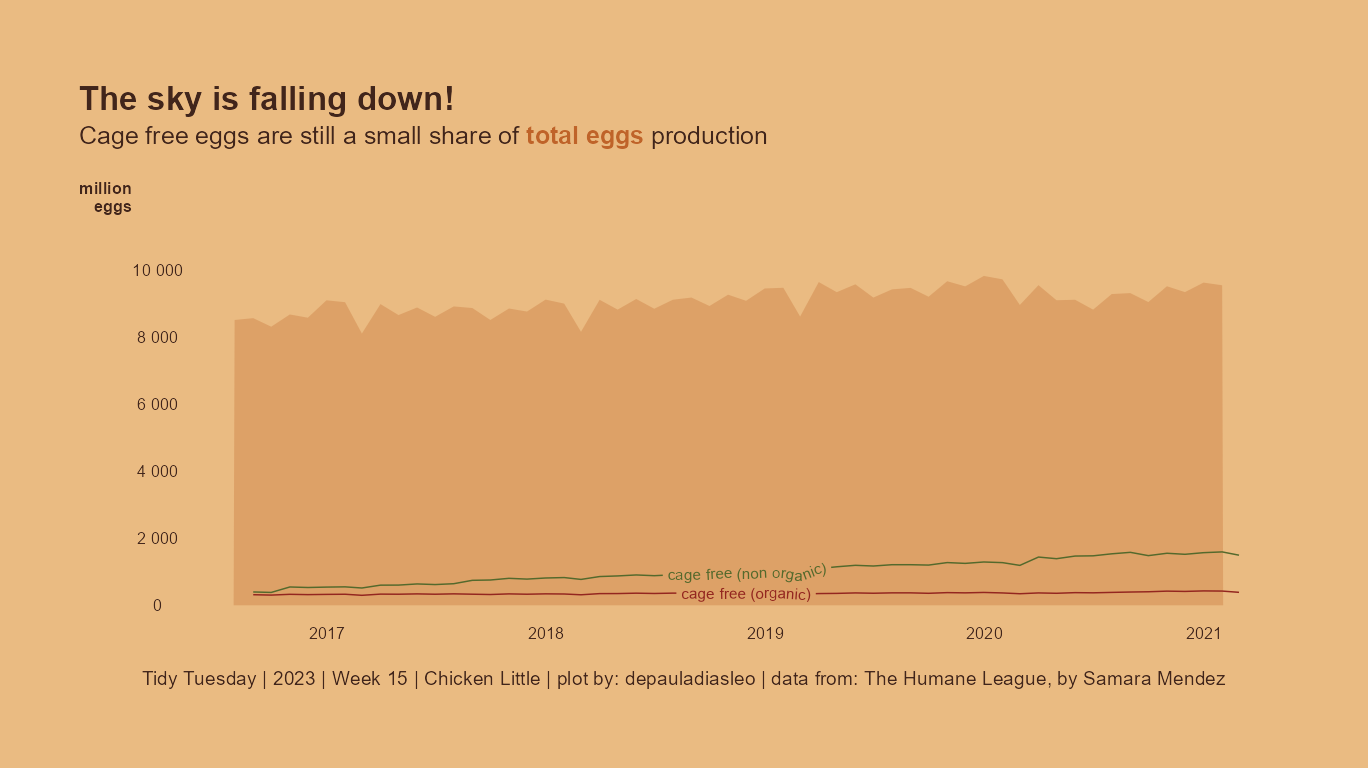

Here is the R script that generated this plot:
# Título: Tidy Tuesday | 2023 | Week 15 | Eggs
# Script por: @depauladiasleo
# Última atualização: julho de 2023


# Descrição:


# Preparação -------------------------------------------------------------------



## Bibliotecas -----------------------------------------------------------------


library(tidyverse)
library(tidytuesdayR)
library(ggtext)
library(geomtextpath)


# Importação de dados ----------------------------------------------------------


tuesdata <- tt_load(2023, week = 15)


df_egg <- tuesdata$`egg-production` |> 
  janitor::clean_names()


# Faxina de dados --------------------------------------------------------------


df_tidy <- 
  df_egg |> 
  select(!source) |> 
  group_by(observed_month, prod_process) |> 
  summarize(sum_hens = sum(n_hens),
            sum_eggs = sum(n_eggs)) 

# Visualização -----------------------------------------------------------------


## Texto -----------------------------------------------------------------------


titles <- list(title = "The sky is falling down!",
               subtitle = "Cage free eggs are still a small share of <span style='color:#bf6329'><b>total eggs</span></b> production",
               caption = "Tidy Tuesday | 2023 | Week 15 | Chicken Little | plot by: depauladiasleo | data from: The Humane League, by Samara Mendez")



## Paleta de cores -------------------------------------------------------------


color1 <- "#54692c"

color2 <- "#93261f"

color3 <- "#41251b"

color4 <- "#bf6329"

color5 <- "#eabb82"


palette <- c(color1, color2)


## Fontes ----------------------------------------------------------------------



## Gráfico ---------------------------------------------------------------------


df_tidy |> 
  ggplot() +
  geom_area(data = df_tidy |> 
              filter(prod_process == "all"),
            aes(x = observed_month,
                y = sum_eggs/1000000),
            fill = color4,
            alpha = 0.3) +
  geomtextpath::geom_textline(data = df_tidy |> 
                                 filter(prod_process != "all"),
                               aes(x = observed_month,
                                   y = sum_eggs/1000000,
                                   color = prod_process,
                                   label = prod_process)) +
  scale_color_manual(values = palette) +
  scale_y_continuous(limits = c(0, 12000),
                     breaks = c(0, 2000, 4000, 6000, 8000, 10000),
                     labels = scales::label_number()) +
  theme_void() +
  theme(
    plot.background = element_rect(fill = color5,
                                   color = color5),
    plot.margin = margin(2, 2, 2, 2, "cm"),
    plot.title = element_text(size = 24,
                              face = "bold",
                              color = color3),
    plot.subtitle = element_markdown(size = 18,
                                     color = color3,
                                     margin = margin(6, 0, 24, 0, "pt")),
    plot.title.position = "plot",
    plot.caption = element_text(size = 14,
                                color = color3,
                                hjust = 0.5,
                                margin = margin(22, 0, 0, 0, "pt")),
    plot.caption.position = "plot",
    axis.text = element_text(size = 12,
                             color = color3),
    axis.title.y = element_text(size = 12,
                              color = color3,
                              face = "bold",
                              vjust = 1,
                              hjust = 1),
    legend.position = "none"
  ) +
  labs(title = titles$title,
       subtitle = titles$subtitle,
       caption = titles$caption,
       y = "million\neggs")

  
# Exportação -------------------------------------------------------------------


ggsave("W15_chicken_little.png",
       height = 768,
       width = 1368,
       dpi = 100,
       unit = "px")
